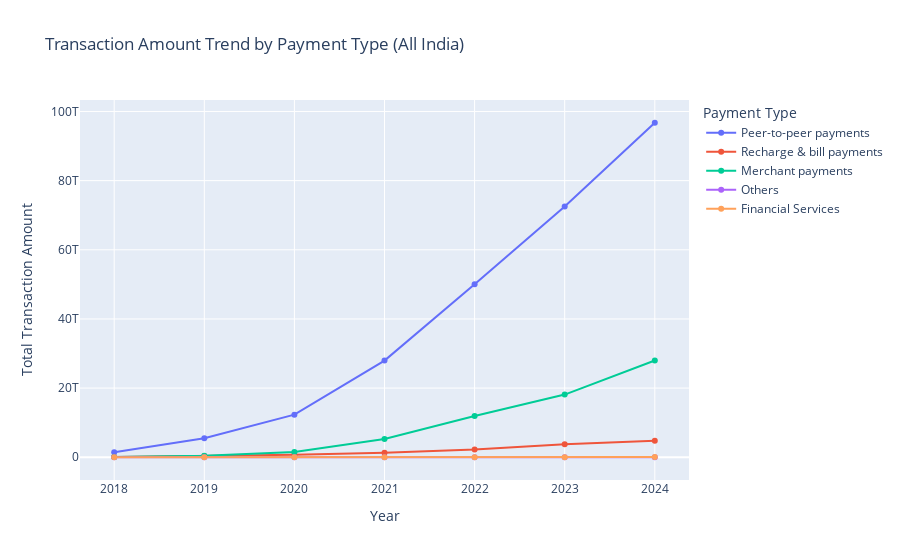
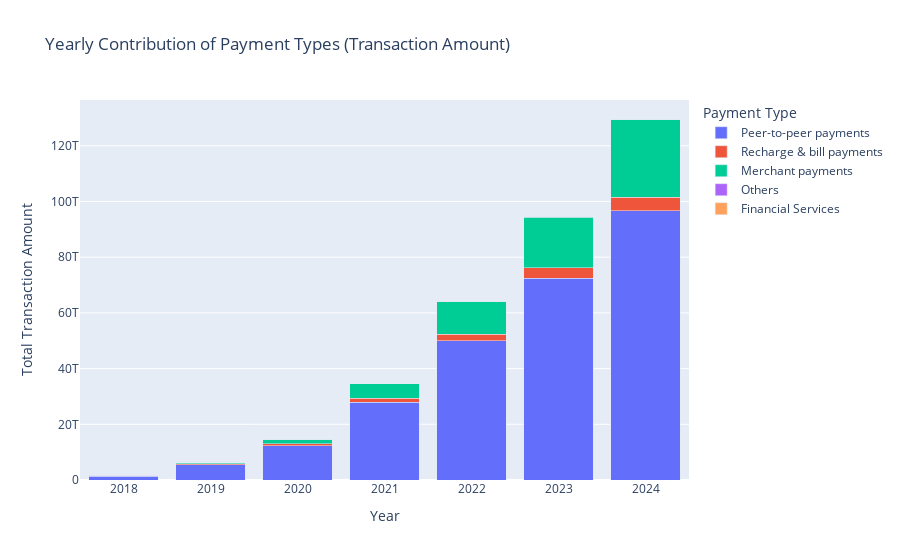
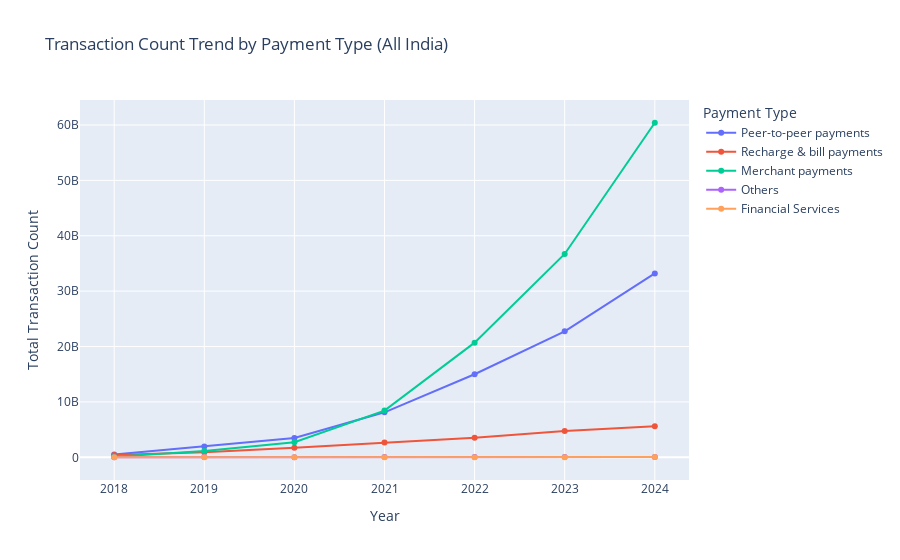

Notebook cell for these charts, in order:
### Code cell
# 1) SQL: Year + Transaction Type + Totals
query_txn_type_trend = """
SELECT 
    year,
    txn_type,
    SUM(txn_count)  AS total_txn_count,
    SUM(txn_amount) AS total_txn_amount
FROM aggregated_transaction
GROUP BY year, txn_type
ORDER BY year, total_txn_amount DESC;
"""

# 2) Load into DataFrame
df_txn_type_trend = pd.read_sql(query_txn_type_trend, connection)
display(df_txn_type_trend.head())
print("Shape:", df_txn_type_trend.shape)

# 3) Multi-line chart: Transaction Amount trend by payment type
fig_txn_type_line = px.line(
    df_txn_type_trend,
    x="year",
    y="total_txn_amount",
    color="txn_type",
    markers=True,
    title="Transaction Amount Trend by Payment Type (All India)",
    labels={
        "year": "Year",
        "total_txn_amount": "Total Transaction Amount",
        "txn_type": "Payment Type"
    }
)
fig_txn_type_line.update_layout(xaxis=dict(dtick=1))
fig_txn_type_line.show()

# 4) Stacked bar chart: Contribution of each payment type per year
fig_txn_type_bar = px.bar(
    df_txn_type_trend,
    x="year",
    y="total_txn_amount",
    color="txn_type",
    title="Yearly Contribution of Payment Types (Transaction Amount)",
    labels={
        "year": "Year",
        "total_txn_amount": "Total Transaction Amount",
        "txn_type": "Payment Type"
    },
    barmode="stack"
)
fig_txn_type_bar.update_layout(xaxis=dict(dtick=1))
fig_txn_type_bar.show()

# 5) Optional: Count-based line chart (if you want to see volume trend)
fig_txn_count_line = px.line(
    df_txn_type_trend,
    x="year",
    y="total_txn_count",
    color="txn_type",
    markers=True,
    title="Transaction Count Trend by Payment Type (All India)",
    labels={
        "year": "Year",
        "total_txn_count": "Total Transaction Count",
        "txn_type": "Payment Type"
    }
)
fig_txn_count_line.update_layout(xaxis=dict(dtick=1))
fig_txn_count_line.show()

### Figure 1 — Plotly figure (JSON) as saved in the notebook; plotly's stock layout.template omitted (floating-point values rounded to 4 significant figures)
{"data": [{"hovertemplate": "Payment Type=Peer-to-peer payments<br>Year=%{x}<br>Total Transaction Amount=%{y}<extra></extra>", "legendgroup": "Peer-to-peer payments", "line": {"color": "#636efa", "dash": "solid"}, "marker": {"symbol": "circle"}, "mode": "lines+markers", "name": "Peer-to-peer payments", "orientation": "v", "showlegend": true, "type": "scatter", "x": [2018, 2019, 2020, 2021, 2022, 2023, 2024], "xaxis": "x", "y": [1433000000000.0, 5489000000000.0, 12330000000000.0, 27970000000000.0, 50050000000000.0, 72520000000000.0, 96740000000000.0], "yaxis": "y"}, {"hovertemplate": "Payment Type=Recharge & bill payments<br>Year=%{x}<br>Total Transaction Amount=%{y}<extra></extra>", "legendgroup": "Recharge & bill payments", "line": {"color": "#EF553B", "dash": "solid"}, "marker": {"symbol": "circle"}, "mode": "lines+markers", "name": "Recharge & bill payments", "orientation": "v", "showlegend": true, "type": "scatter", "x": [2018, 2019, 2020, 2021, 2022, 2023, 2024], "xaxis": "x", "y": [109800000000.0, 350200000000.0, 744100000000.0, 1317000000000.0, 2227000000000.0, 3780000000000.0, 4810000000000.0], "yaxis": "y"}, {"hovertemplate": "Payment Type=Merchant payments<br>Year=%{x}<br>Total Transaction Amount=%{y}<extra></extra>", "legendgroup": "Merchant payments", "line": {"color": "#00cc96", "dash": "solid"}, "marker": {"symbol": "circle"}, "mode": "lines+markers", "name": "Merchant payments", "orientation": "v", "showlegend": true, "type": "scatter", "x": [2018, 2019, 2020, 2021, 2022, 2023, 2024], "xaxis": "x", "y": [56640000000.0, 411400000000.0, 1548000000000.0, 5271000000000.0, 11950000000000.0, 18130000000000.0, 27980000000000.0], "yaxis": "y"}, {"hovertemplate": "Payment Type=Others<br>Year=%{x}<br>Total Transaction Amount=%{y}<extra></extra>", "legendgroup": "Others", "line": {"color": "#ab63fa", "dash": "solid"}, "marker": {"symbol": "circle"}, "mode": "lines+markers", "name": "Others", "orientation": "v", "showlegend": true, "type": "scatter", "x": [2018, 2019, 2020, 2021, 2022, 2023, 2024], "xaxis": "x", "y": [19920000000.0, 23970000000.0, 14220000000.0, 27240000000.0, 29220000000.0, 27280000000.0, 32430000000.0], "yaxis": "y"}, {"hovertemplate": "Payment Type=Financial Services<br>Year=%{x}<br>Total Transaction Amount=%{y}<extra></extra>", "legendgroup": "Financial Services", "line": {"color": "#FFA15A", "dash": "solid"}, "marker": {"symbol": "circle"}, "mode": "lines+markers", "name": "Financial Services", "orientation": "v", "showlegend": true, "type": "scatter", "x": [2018, 2019, 2020, 2021, 2022, 2023, 2024], "xaxis": "x", "y": [3753000000.0, 2318000000.0, 8458000000.0, 16300000000.0, 18690000000.0, 30590000000.0, 61920000000.0], "yaxis": "y"}], "layout": {"legend": {"title": {"text": "Payment Type"}, "tracegroupgap": 0}, "title": {"text": "Transaction Amount Trend by Payment Type (All India)"}, "xaxis": {"anchor": "y", "domain": [0, 1], "dtick": 1, "title": {"text": "Year"}}, "yaxis": {"anchor": "x", "domain": [0, 1], "title": {"text": "Total Transaction Amount"}}}}

### Figure 2 — Plotly figure (JSON) as saved in the notebook; plotly's stock layout.template omitted (floating-point values rounded to 4 significant figures)
{"data": [{"hovertemplate": "Payment Type=Peer-to-peer payments<br>Year=%{x}<br>Total Transaction Amount=%{y}<extra></extra>", "legendgroup": "Peer-to-peer payments", "marker": {"color": "#636efa", "pattern": {"shape": ""}}, "name": "Peer-to-peer payments", "orientation": "v", "showlegend": true, "textposition": "auto", "type": "bar", "x": [2018, 2019, 2020, 2021, 2022, 2023, 2024], "xaxis": "x", "y": [1433000000000.0, 5489000000000.0, 12330000000000.0, 27970000000000.0, 50050000000000.0, 72520000000000.0, 96740000000000.0], "yaxis": "y"}, {"hovertemplate": "Payment Type=Recharge & bill payments<br>Year=%{x}<br>Total Transaction Amount=%{y}<extra></extra>", "legendgroup": "Recharge & bill payments", "marker": {"color": "#EF553B", "pattern": {"shape": ""}}, "name": "Recharge & bill payments", "orientation": "v", "showlegend": true, "textposition": "auto", "type": "bar", "x": [2018, 2019, 2020, 2021, 2022, 2023, 2024], "xaxis": "x", "y": [109800000000.0, 350200000000.0, 744100000000.0, 1317000000000.0, 2227000000000.0, 3780000000000.0, 4810000000000.0], "yaxis": "y"}, {"hovertemplate": "Payment Type=Merchant payments<br>Year=%{x}<br>Total Transaction Amount=%{y}<extra></extra>", "legendgroup": "Merchant payments", "marker": {"color": "#00cc96", "pattern": {"shape": ""}}, "name": "Merchant payments", "orientation": "v", "showlegend": true, "textposition": "auto", "type": "bar", "x": [2018, 2019, 2020, 2021, 2022, 2023, 2024], "xaxis": "x", "y": [56640000000.0, 411400000000.0, 1548000000000.0, 5271000000000.0, 11950000000000.0, 18130000000000.0, 27980000000000.0], "yaxis": "y"}, {"hovertemplate": "Payment Type=Others<br>Year=%{x}<br>Total Transaction Amount=%{y}<extra></extra>", "legendgroup": "Others", "marker": {"color": "#ab63fa", "pattern": {"shape": ""}}, "name": "Others", "orientation": "v", "showlegend": true, "textposition": "auto", "type": "bar", "x": [2018, 2019, 2020, 2021, 2022, 2023, 2024], "xaxis": "x", "y": [19920000000.0, 23970000000.0, 14220000000.0, 27240000000.0, 29220000000.0, 27280000000.0, 32430000000.0], "yaxis": "y"}, {"hovertemplate": "Payment Type=Financial Services<br>Year=%{x}<br>Total Transaction Amount=%{y}<extra></extra>", "legendgroup": "Financial Services", "marker": {"color": "#FFA15A", "pattern": {"shape": ""}}, "name": "Financial Services", "orientation": "v", "showlegend": true, "textposition": "auto", "type": "bar", "x": [2018, 2019, 2020, 2021, 2022, 2023, 2024], "xaxis": "x", "y": [3753000000.0, 2318000000.0, 8458000000.0, 16300000000.0, 18690000000.0, 30590000000.0, 61920000000.0], "yaxis": "y"}], "layout": {"barmode": "stack", "legend": {"title": {"text": "Payment Type"}, "tracegroupgap": 0}, "title": {"text": "Yearly Contribution of Payment Types (Transaction Amount)"}, "xaxis": {"anchor": "y", "domain": [0, 1], "dtick": 1, "title": {"text": "Year"}}, "yaxis": {"anchor": "x", "domain": [0, 1], "title": {"text": "Total Transaction Amount"}}}}

### Figure 3 — Plotly figure (JSON) as saved in the notebook; plotly's stock layout.template omitted (floating-point values rounded to 4 significant figures)
{"data": [{"hovertemplate": "Payment Type=Peer-to-peer payments<br>Year=%{x}<br>Total Transaction Count=%{y}<extra></extra>", "legendgroup": "Peer-to-peer payments", "line": {"color": "#636efa", "dash": "solid"}, "marker": {"symbol": "circle"}, "mode": "lines+markers", "name": "Peer-to-peer payments", "orientation": "v", "showlegend": true, "type": "scatter", "x": [2018, 2019, 2020, 2021, 2022, 2023, 2024], "xaxis": "x", "y": [523800000.0, 1955000000.0, 3491000000.0, 8124000000.0, 15000000000.0, 22740000000.0, 33200000000.0], "yaxis": "y"}, {"hovertemplate": "Payment Type=Recharge & bill payments<br>Year=%{x}<br>Total Transaction Count=%{y}<extra></extra>", "legendgroup": "Recharge & bill payments", "line": {"color": "#EF553B", "dash": "solid"}, "marker": {"symbol": "circle"}, "mode": "lines+markers", "name": "Recharge & bill payments", "orientation": "v", "showlegend": true, "type": "scatter", "x": [2018, 2019, 2020, 2021, 2022, 2023, 2024], "xaxis": "x", "y": [398800000.0, 915800000.0, 1716000000.0, 2668000000.0, 3543000000.0, 4744000000.0, 5611000000.0], "yaxis": "y"}, {"hovertemplate": "Payment Type=Merchant payments<br>Year=%{x}<br>Total Transaction Count=%{y}<extra></extra>", "legendgroup": "Merchant payments", "line": {"color": "#00cc96", "dash": "solid"}, "marker": {"symbol": "circle"}, "mode": "lines+markers", "name": "Merchant payments", "orientation": "v", "showlegend": true, "type": "scatter", "x": [2018, 2019, 2020, 2021, 2022, 2023, 2024], "xaxis": "x", "y": [112700000.0, 1150000000.0, 2729000000.0, 8437000000.0, 20700000000.0, 36710000000.0, 60400000000.0], "yaxis": "y"}, {"hovertemplate": "Payment Type=Others<br>Year=%{x}<br>Total Transaction Count=%{y}<extra></extra>", "legendgroup": "Others", "line": {"color": "#ab63fa", "dash": "solid"}, "marker": {"symbol": "circle"}, "mode": "lines+markers", "name": "Others", "orientation": "v", "showlegend": true, "type": "scatter", "x": [2018, 2019, 2020, 2021, 2022, 2023, 2024], "xaxis": "x", "y": [24580000.0, 46570000.0, 28900000.0, 46030000.0, 47650000.0, 36740000.0, 31570000.0], "yaxis": "y"}, {"hovertemplate": "Payment Type=Financial Services<br>Year=%{x}<br>Total Transaction Count=%{y}<extra></extra>", "legendgroup": "Financial Services", "line": {"color": "#FFA15A", "dash": "solid"}, "marker": {"symbol": "circle"}, "mode": "lines+markers", "name": "Financial Services", "orientation": "v", "showlegend": true, "type": "scatter", "x": [2018, 2019, 2020, 2021, 2022, 2023, 2024], "xaxis": "x", "y": [20380000.0, 12620000.0, 8515000.0, 13730000.0, 15890000.0, 23870000.0, 59200000.0], "yaxis": "y"}], "layout": {"legend": {"title": {"text": "Payment Type"}, "tracegroupgap": 0}, "title": {"text": "Transaction Count Trend by Payment Type (All India)"}, "xaxis": {"anchor": "y", "domain": [0, 1], "dtick": 1, "title": {"text": "Year"}}, "yaxis": {"anchor": "x", "domain": [0, 1], "title": {"text": "Total Transaction Count"}}}}
